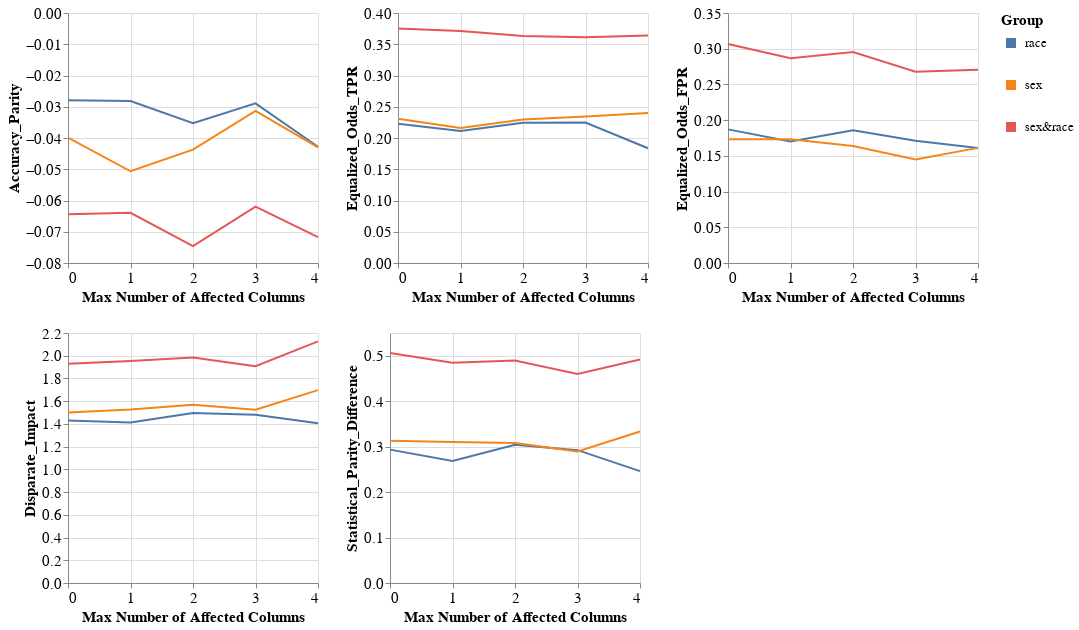

The notebook cell saved with this chart:
### Code cell
visualizer.create_groups_grid_pct_lines_plot(model_name=MODEL_NAMES[0],
                                             target_preprocessing_technique=PREPROCESSING_TECHNIQUES[0],
                                             group_metrics_type='fairness',
                                             mode='max_num_columns')

### Figure 1 — Vega-Lite specification as saved in the notebook (floating-point values rounded to 4 significant figures)
{"config": {"view": {"continuousWidth": 400, "continuousHeight": 300}, "axis": {"labelFontSize": 15, "titleFontSize": 15}, "legend": {"labelFontSize": 13, "symbolStrokeWidth": 10, "titleFontSize": 15}}, "vconcat": [{"hconcat": [{"mark": "line", "encoding": {"color": {"field": "Group", "type": "nominal"}, "x": {"axis": {"tickMinStep": 1}, "field": "Percentage", "title": "Max Number of Affected Columns", "type": "quantitative"}, "y": {"field": "Metric_Value", "title": "Accuracy_Parity", "type": "quantitative"}}, "height": 250, "width": 250}, {"data": {"name": "data-e745e98d37e6cceee2f62e4986c3726f"}, "mark": "line", "encoding": {"color": {"field": "Group", "type": "nominal"}, "x": {"axis": {"tickMinStep": 1}, "field": "Percentage", "title": "Max Number of Affected Columns", "type": "quantitative"}, "y": {"field": "Metric_Value", "title": "Equalized_Odds_TPR", "type": "quantitative"}}, "height": 250, "width": 250}, {"data": {"name": "data-4134e2911b276faf57b0ce9a60730029"}, "mark": "line", "encoding": {"color": {"field": "Group", "type": "nominal"}, "x": {"axis": {"tickMinStep": 1}, "field": "Percentage", "title": "Max Number of Affected Columns", "type": "quantitative"}, "y": {"field": "Metric_Value", "title": "Equalized_Odds_FPR", "type": "quantitative"}}, "height": 250, "width": 250}]}, {"hconcat": [{"mark": "line", "encoding": {"color": {"field": "Group", "type": "nominal"}, "x": {"axis": {"tickMinStep": 1}, "field": "Percentage", "title": "Max Number of Affected Columns", "type": "quantitative"}, "y": {"field": "Metric_Value", "title": "Disparate_Impact", "type": "quantitative"}}, "height": 250, "width": 250}, {"data": {"name": "data-0a4d55ece8c29532746fb36fec2f5196"}, "mark": "line", "encoding": {"color": {"field": "Group", "type": "nominal"}, "x": {"axis": {"tickMinStep": 1}, "field": "Percentage", "title": "Max Number of Affected Columns", "type": "quantitative"}, "y": {"field": "Metric_Value", "title": "Statistical_Parity_Difference", "type": "quantitative"}}, "height": 250, "width": 250}], "data": {"name": "data-8889da32747f3e982c9f63ea422dfff2"}}], "data": {"name": "data-aee54d9818ab71a6ac915b82dacffea5"}, "$schema": "https://vega.github.io/schema/vega-lite/v4.17.0.json", "datasets": {"data-aee54d9818ab71a6ac915b82dacffea5": [{"Model_Name": "DecisionTreeClassifier", "Metric": "Accuracy_Parity", "Group": "race", "Metric_Value": -0.02791, "Percentage": 0.0}, {"Model_Name": "DecisionTreeClassifier", "Metric": "Accuracy_Parity", "Group": "sex", "Metric_Value": -0.03988, "Percentage": 0.0}, {"Model_Name": "DecisionTreeClassifier", "Metric": "Accuracy_Parity", "Group": "sex&race", "Metric_Value": -0.06442, "Percentage": 0.0}, {"Model_Name": "DecisionTreeClassifier", "Metric": "Accuracy_Parity", "Group": "race", "Metric_Value": -0.02816, "Percentage": 1.0}, {"Model_Name": "DecisionTreeClassifier", "Metric": "Accuracy_Parity", "Group": "sex", "Metric_Value": -0.05065, "Percentage": 1.0}, {"Model_Name": "DecisionTreeClassifier", "Metric": "Accuracy_Parity", "Group": "sex&race", "Metric_Value": -0.06395, "Percentage": 1.0}, {"Model_Name": "DecisionTreeClassifier", "Metric": "Accuracy_Parity", "Group": "race", "Metric_Value": -0.03524, "Percentage": 2.0}, {"Model_Name": "DecisionTreeClassifier", "Metric": "Accuracy_Parity", "Group": "sex", "Metric_Value": -0.04372, "Percentage": 2.0}, {"Model_Name": "DecisionTreeClassifier", "Metric": "Accuracy_Parity", "Group": "sex&race", "Metric_Value": -0.07459, "Percentage": 2.0}, {"Model_Name": "DecisionTreeClassifier", "Metric": "Accuracy_Parity", "Group": "race", "Metric_Value": -0.02891, "Percentage": 3.0}, {"Model_Name": "DecisionTreeClassifier", "Metric": "Accuracy_Parity", "Group": "sex", "Metric_Value": -0.03131, "Percentage": 3.0}, {"Model_Name": "DecisionTreeClassifier", "Metric": "Accuracy_Parity", "Group": "sex&race", "Metric_Value": -0.06195, "Percentage": 3.0}, {"Model_Name": "DecisionTreeClassifier", "Metric": "Accuracy_Parity", "Group": "race", "Metric_Value": -0.0428, "Percentage": 4.0}, {"Model_Name": "DecisionTreeClassifier", "Metric": "Accuracy_Parity", "Group": "sex", "Metric_Value": -0.04301, "Percentage": 4.0}, {"Model_Name": "DecisionTreeClassifier", "Metric": "Accuracy_Parity", "Group": "sex&race", "Metric_Value": -0.07175, "Percentage": 4.0}], "data-e745e98d37e6cceee2f62e4986c3726f": [{"Model_Name": "DecisionTreeClassifier", "Metric": "Equalized_Odds_TPR", "Group": "race", "Metric_Value": 0.2227, "Percentage": 0.0}, {"Model_Name": "DecisionTreeClassifier", "Metric": "Equalized_Odds_TPR", "Group": "sex", "Metric_Value": 0.2308, "Percentage": 0.0}, {"Model_Name": "DecisionTreeClassifier", "Metric": "Equalized_Odds_TPR", "Group": "sex&race", "Metric_Value": 0.3751, "Percentage": 0.0}, {"Model_Name": "DecisionTreeClassifier", "Metric": "Equalized_Odds_TPR", "Group": "race", "Metric_Value": 0.2111, "Percentage": 1.0}, {"Model_Name": "DecisionTreeClassifier", "Metric": "Equalized_Odds_TPR", "Group": "sex", "Metric_Value": 0.2162, "Percentage": 1.0}, {"Model_Name": "DecisionTreeClassifier", "Metric": "Equalized_Odds_TPR", "Group": "sex&race", "Metric_Value": 0.371, "Percentage": 1.0}, {"Model_Name": "DecisionTreeClassifier", "Metric": "Equalized_Odds_TPR", "Group": "race", "Metric_Value": 0.2245, "Percentage": 2.0}, {"Model_Name": "DecisionTreeClassifier", "Metric": "Equalized_Odds_TPR", "Group": "sex", "Metric_Value": 0.2297, "Percentage": 2.0}, {"Model_Name": "DecisionTreeClassifier", "Metric": "Equalized_Odds_TPR", "Group": "sex&race", "Metric_Value": 0.3633, "Percentage": 2.0}, {"Model_Name": "DecisionTreeClassifier", "Metric": "Equalized_Odds_TPR", "Group": "race", "Metric_Value": 0.2246, "Percentage": 3.0}, {"Model_Name": "DecisionTreeClassifier", "Metric": "Equalized_Odds_TPR", "Group": "sex", "Metric_Value": 0.2343, "Percentage": 3.0}, {"Model_Name": "DecisionTreeClassifier", "Metric": "Equalized_Odds_TPR", "Group": "sex&race", "Metric_Value": 0.361, "Percentage": 3.0}, {"Model_Name": "DecisionTreeClassifier", "Metric": "Equalized_Odds_TPR", "Group": "race", "Metric_Value": 0.1836, "Percentage": 4.0}, {"Model_Name": "DecisionTreeClassifier", "Metric": "Equalized_Odds_TPR", "Group": "sex", "Metric_Value": 0.2402, "Percentage": 4.0}, {"Model_Name": "DecisionTreeClassifier", "Metric": "Equalized_Odds_TPR", "Group": "sex&race", "Metric_Value": 0.3641, "Percentage": 4.0}], "data-4134e2911b276faf57b0ce9a60730029": [{"Model_Name": "DecisionTreeClassifier", "Metric": "Equalized_Odds_FPR", "Group": "race", "Metric_Value": 0.1871, "Percentage": 0.0}, {"Model_Name": "DecisionTreeClassifier", "Metric": "Equalized_Odds_FPR", "Group": "sex", "Metric_Value": 0.1733, "Percentage": 0.0}, {"Model_Name": "DecisionTreeClassifier", "Metric": "Equalized_Odds_FPR", "Group": "sex&race", "Metric_Value": 0.3066, "Percentage": 0.0}, {"Model_Name": "DecisionTreeClassifier", "Metric": "Equalized_Odds_FPR", "Group": "race", "Metric_Value": 0.17, "Percentage": 1.0}, {"Model_Name": "DecisionTreeClassifier", "Metric": "Equalized_Odds_FPR", "Group": "sex", "Metric_Value": 0.1734, "Percentage": 1.0}, {"Model_Name": "DecisionTreeClassifier", "Metric": "Equalized_Odds_FPR", "Group": "sex&race", "Metric_Value": 0.2867, "Percentage": 1.0}, {"Model_Name": "DecisionTreeClassifier", "Metric": "Equalized_Odds_FPR", "Group": "race", "Metric_Value": 0.1858, "Percentage": 2.0}, {"Model_Name": "DecisionTreeClassifier", "Metric": "Equalized_Odds_FPR", "Group": "sex", "Metric_Value": 0.1638, "Percentage": 2.0}, {"Model_Name": "DecisionTreeClassifier", "Metric": "Equalized_Odds_FPR", "Group": "sex&race", "Metric_Value": 0.2953, "Percentage": 2.0}, {"Model_Name": "DecisionTreeClassifier", "Metric": "Equalized_Odds_FPR", "Group": "race", "Metric_Value": 0.1711, "Percentage": 3.0}, {"Model_Name": "DecisionTreeClassifier", "Metric": "Equalized_Odds_FPR", "Group": "sex", "Metric_Value": 0.1448, "Percentage": 3.0}, {"Model_Name": "DecisionTreeClassifier", "Metric": "Equalized_Odds_FPR", "Group": "sex&race", "Metric_Value": 0.2678, "Percentage": 3.0}, {"Model_Name": "DecisionTreeClassifier", "Metric": "Equalized_Odds_FPR", "Group": "race", "Metric_Value": 0.161, "Percentage": 4.0}, {"Model_Name": "DecisionTreeClassifier", "Metric": "Equalized_Odds_FPR", "Group": "sex", "Metric_Value": 0.1612, "Percentage": 4.0}, {"Model_Name": "DecisionTreeClassifier", "Metric": "Equalized_Odds_FPR", "Group": "sex&race", "Metric_Value": 0.2705, "Percentage": 4.0}], "data-8889da32747f3e982c9f63ea422dfff2": [{"Model_Name": "DecisionTreeClassifier", "Metric": "Disparate_Impact", "Group": "race", "Metric_Value": 1.431, "Percentage": 0.0}, {"Model_Name": "DecisionTreeClassifier", "Metric": "Disparate_Impact", "Group": "sex", "Metric_Value": 1.5, "Percentage": 0.0}, {"Model_Name": "DecisionTreeClassifier", "Metric": "Disparate_Impact", "Group": "sex&race", "Metric_Value": 1.93, "Percentage": 0.0}, {"Model_Name": "DecisionTreeClassifier", "Metric": "Disparate_Impact", "Group": "race", "Metric_Value": 1.413, "Percentage": 1.0}, {"Model_Name": "DecisionTreeClassifier", "Metric": "Disparate_Impact", "Group": "sex", "Metric_Value": 1.528, "Percentage": 1.0}, {"Model_Name": "DecisionTreeClassifier", "Metric": "Disparate_Impact", "Group": "sex&race", "Metric_Value": 1.954, "Percentage": 1.0}, {"Model_Name": "DecisionTreeClassifier", "Metric": "Disparate_Impact", "Group": "race", "Metric_Value": 1.495, "Percentage": 2.0}, {"Model_Name": "DecisionTreeClassifier", "Metric": "Disparate_Impact", "Group": "sex", "Metric_Value": 1.569, "Percentage": 2.0}, {"Model_Name": "DecisionTreeClassifier", "Metric": "Disparate_Impact", "Group": "sex&race", "Metric_Value": 1.984, "Percentage": 2.0}, {"Model_Name": "DecisionTreeClassifier", "Metric": "Disparate_Impact", "Group": "race", "Metric_Value": 1.481, "Percentage": 3.0}, {"Model_Name": "DecisionTreeClassifier", "Metric": "Disparate_Impact", "Group": "sex", "Metric_Value": 1.525, "Percentage": 3.0}, {"Model_Name": "DecisionTreeClassifier", "Metric": "Disparate_Impact", "Group": "sex&race", "Metric_Value": 1.908, "Percentage": 3.0}, {"Model_Name": "DecisionTreeClassifier", "Metric": "Disparate_Impact", "Group": "race", "Metric_Value": 1.405, "Percentage": 4.0}, {"Model_Name": "DecisionTreeClassifier", "Metric": "Disparate_Impact", "Group": "sex", "Metric_Value": 1.698, "Percentage": 4.0}, {"Model_Name": "DecisionTreeClassifier", "Metric": "Disparate_Impact", "Group": "sex&race", "Metric_Value": 2.126, "Percentage": 4.0}], "data-0a4d55ece8c29532746fb36fec2f5196": [{"Model_Name": "DecisionTreeClassifier", "Metric": "Statistical_Parity_Difference", "Group": "race", "Metric_Value": 0.2934, "Percentage": 0.0}, {"Model_Name": "DecisionTreeClassifier", "Metric": "Statistical_Parity_Difference", "Group": "sex", "Metric_Value": 0.3128, "Percentage": 0.0}, {"Model_Name": "DecisionTreeClassifier", "Metric": "Statistical_Parity_Difference", "Group": "sex&race", "Metric_Value": 0.5062, "Percentage": 0.0}, {"Model_Name": "DecisionTreeClassifier", "Metric": "Statistical_Parity_Difference", "Group": "race", "Metric_Value": 0.2683, "Percentage": 1.0}, {"Model_Name": "DecisionTreeClassifier", "Metric": "Statistical_Parity_Difference", "Group": "sex", "Metric_Value": 0.3103, "Percentage": 1.0}, {"Model_Name": "DecisionTreeClassifier", "Metric": "Statistical_Parity_Difference", "Group": "sex&race", "Metric_Value": 0.4846, "Percentage": 1.0}, {"Model_Name": "DecisionTreeClassifier", "Metric": "Statistical_Parity_Difference", "Group": "race", "Metric_Value": 0.3043, "Percentage": 2.0}, {"Model_Name": "DecisionTreeClassifier", "Metric": "Statistical_Parity_Difference", "Group": "sex", "Metric_Value": 0.3077, "Percentage": 2.0}, {"Model_Name": "DecisionTreeClassifier", "Metric": "Statistical_Parity_Difference", "Group": "sex&race", "Metric_Value": 0.4894, "Percentage": 2.0}, {"Model_Name": "DecisionTreeClassifier", "Metric": "Statistical_Parity_Difference", "Group": "race", "Metric_Value": 0.2923, "Percentage": 3.0}, {"Model_Name": "DecisionTreeClassifier", "Metric": "Statistical_Parity_Difference", "Group": "sex", "Metric_Value": 0.2894, "Percentage": 3.0}, {"Model_Name": "DecisionTreeClassifier", "Metric": "Statistical_Parity_Difference", "Group": "sex&race", "Metric_Value": 0.4601, "Percentage": 3.0}, {"Model_Name": "DecisionTreeClassifier", "Metric": "Statistical_Parity_Difference", "Group": "race", "Metric_Value": 0.2462, "Percentage": 4.0}, {"Model_Name": "DecisionTreeClassifier", "Metric": "Statistical_Parity_Difference", "Group": "sex", "Metric_Value": 0.3334, "Percentage": 4.0}, {"Model_Name": "DecisionTreeClassifier", "Metric": "Statistical_Parity_Difference", "Group": "sex&race", "Metric_Value": 0.4915, "Percentage": 4.0}]}}
